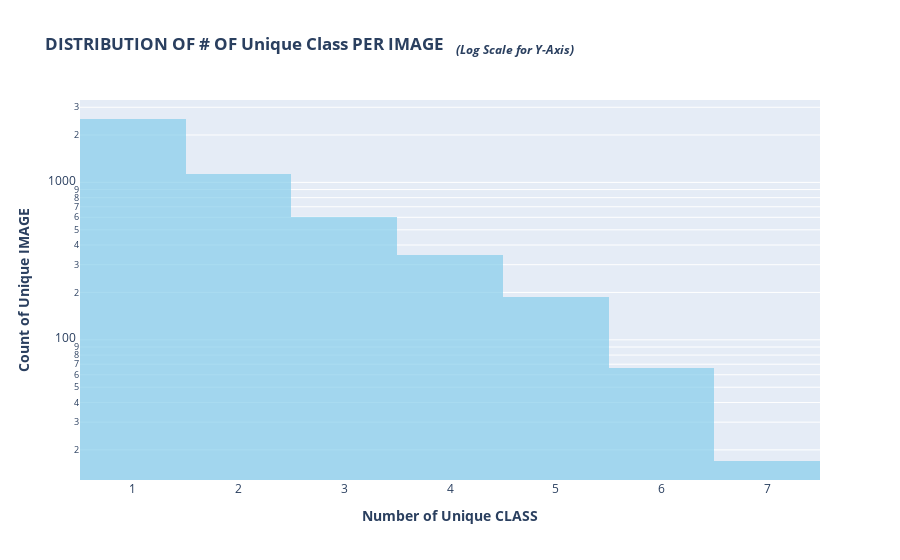

This figure's notebook cell:
### Markdown cell above
## 2-2. Unique Class Per Image

### Code cell
# 한 이미지의 몇 개의 unique한 class가 있는지, 그 분포를 나타낸 결과입니다.
fig = px.histogram(train_df.groupby('image_id')["class_id"].unique().apply(lambda x: len(x)), 
             log_y=True, color_discrete_sequence=['skyblue'], opacity=0.7,
             labels={"value":"Number of Unique class"},
             title="<b>DISTRIBUTION OF # OF Unique Class PER IMAGE   " \
                   "<i><sub>(Log Scale for Y-Axis)</sub></i></b>",
                   )
fig.update_layout(showlegend=False,
                  xaxis_title="<b>Number of Unique CLASS</b>",
                  yaxis_title="<b>Count of Unique IMAGE</b>",)
fig.show()

### Figure 1 — Plotly figure (JSON) as saved in the notebook; plotly's stock layout.template omitted (floating-point values rounded to 4 significant figures; data arrays with more than 128 entries replaced by an {"elided": "..."} marker saying what was removed)
{"data": [{"alignmentgroup": "True", "bingroup": "x", "hovertemplate": "variable=class_id<br>Number of Unique class=%{x}<br>count=%{y}<extra></extra>", "legendgroup": "class_id", "marker": {"color": "skyblue", "opacity": 0.7, "pattern": {"shape": ""}}, "name": "class_id", "offsetgroup": "class_id", "orientation": "v", "showlegend": true, "type": "histogram", "x": {"elided": "4883 int values"}, "xaxis": "x", "yaxis": "y"}], "layout": {"barmode": "relative", "legend": {"title": {"text": "variable"}, "tracegroupgap": 0}, "showlegend": false, "title": {"text": "<b>DISTRIBUTION OF # OF Unique Class PER IMAGE   <i><sub>(Log Scale for Y-Axis)</sub></i></b>"}, "xaxis": {"anchor": "y", "domain": [0, 1], "title": {"text": "<b>Number of Unique CLASS</b>"}}, "yaxis": {"anchor": "x", "domain": [0, 1], "title": {"text": "<b>Count of Unique IMAGE</b>"}, "type": "log"}}}
